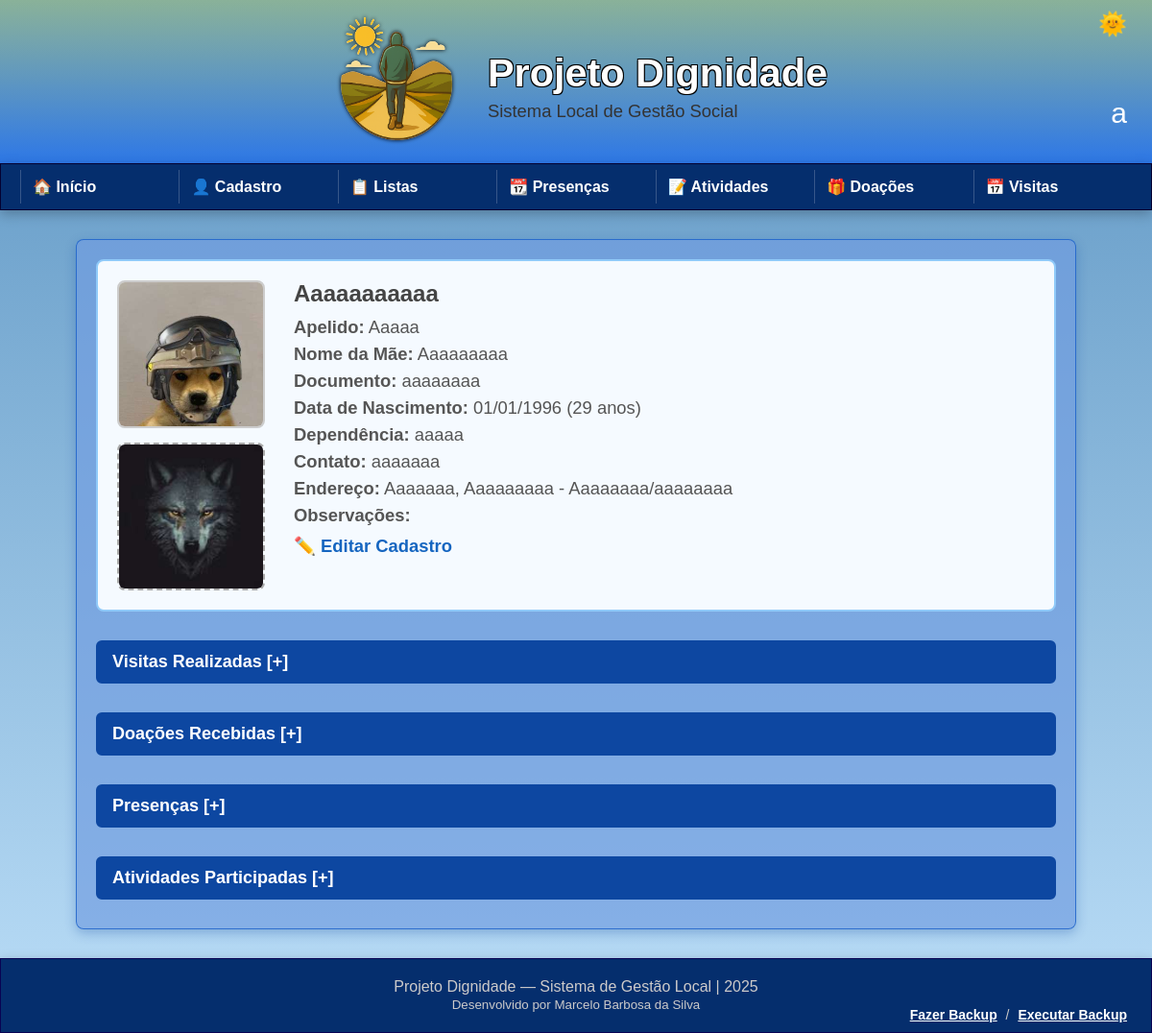
Screenshot of /pessoa/perfil/5 with the database file from the repository.
### tables this page shows
CREATE TABLE pessoas (
                id INTEGER PRIMARY KEY AUTOINCREMENT,
                nome TEXT NOT NULL,
                apelido TEXT,
                nome_mae TEXT,
                documento TEXT,
                data_nascimento TEXT,
                rua_numero TEXT,
                bairro TEXT,
                cidade TEXT,
                estado TEXT,
                dependencia TEXT,
                contato TEXT,
                observacoes TEXT,
                foto TEXT,
                naturalidade TEXT,
                familiares TEXT,
                tamanho_roupa TEXT,
                aptidoes TEXT,
                alergia TEXT,
                saude TEXT,
                alfabetizacao TEXT,
                foto_extra TEXT,
                termo_imagem INTEGER,
                primeiro_dia TEXT
            );

### rotas/pessoa/perfil.py (the view)
@pessoa_perfil.route("/pessoa/perfil/<int:pessoa_id>")
def perfil(pessoa_id):
    with conectar() as conn:
        cursor = conn.cursor()
        cursor.execute("SELECT * FROM pessoas WHERE id = ?", (pessoa_id,))
        dados = cursor.fetchone()
        if not dados:
            flash("Pessoa não encontrada.", "erro")
            return redirect(url_for("pessoa_listagem.lista_pessoas"))
        colunas = [desc[0] for desc in cursor.description]
        pessoa = dict(zip(colunas, dados))
        pessoa["data_nascimento"] = formatar_data(pessoa.get("data_nascimento", ""))
        pessoa["idade"] = calcular_idade(dados[colunas.index("data_nascimento")])
        cursor.execute("""
            SELECT v.id, v.data_visita, v.endereco, vol.nome AS responsavel, v.observacoes
            FROM visitas v
            LEFT JOIN visita_voluntarios vv ON vv.visita_id = v.id
            LEFT JOIN voluntarios vol ON vv.voluntario_id = vol.id
            WHERE v.beneficiario_id = ? AND v.beneficiario_tipo = 'pessoa'
            ORDER BY v.data_visita DESC
        """, (pessoa_id,))
        visitas = [(v[0], formatar_data(v[1]), v[2], v[3], v[4]) for v in cursor.fetchall()]
        cursor.execute("""
            SELECT id, tipo, origem, data, observacoes
            FROM doacoes
            WHERE destino_id = ? AND destino_tipo = 'pessoa'
            ORDER BY data DESC
        """, (pessoa_id,))
        doacoes = [{
            "id": d[0],
            "tipo": d[1],
            "origem": d[2],
            "data": formatar_data(d[3]),
            "observacoes": d[4],
            "url_editar": url_for("editar_saida.editar", doacao_id=d[0])
        } for d in cursor.fetchall()]
        data_inicio = request.args.get("data_inicio", "")
        data_fim = request.args.get("data_fim", "")
        query = """
            SELECT data FROM presenca
            WHERE beneficiario_id = ? AND beneficiario_tipo = 'pessoa'
        """
        params = [pessoa_id]
        if data_inicio:
            query += " AND date(data) >= date(?)"
            params.append(data_inicio)
        if data_fim:
            query += " AND date(data) <= date(?)"
            params.append(data_fim)
        query += " ORDER BY data DESC"
        cursor.execute(query, tuple(params))
        presencas = [{
            "data_original": row[0],
            "data_formatada": formatar_data(row[0])
        } for row in cursor.fetchall()]
        cursor.execute("""
            SELECT a.id, a.atividade, a.data, a.tema, a.responsavel, a.observacoes
            FROM atividades a
            JOIN atividade_participantes p ON a.id = p.atividade_id
            WHERE p.beneficiario_id = ? AND p.beneficiario_tipo = 'pessoa'
            ORDER BY a.data DESC
        """, (pessoa_id,))
        atividades = [(a[0], a[1], formatar_data(a[2]), a[3], a[4], a[5]) for a in cursor.fetchall()]
    return render_template(
        "pessoa/perfil.html",
        pessoa=pessoa,
        visitas=visitas,
        doacoes=doacoes,
        presencas=presencas,
        atividades=atividades
    )

### banco/conexao.py (called while the page is built)
def conectar():
    return sqlite3.connect("banco.db")

### rotas/utilidades/geral.py (called while the page is built)
def calcular_idade(data_nascimento):
    try:
        nascimento = datetime.strptime(data_nascimento, "%Y-%m-%d")
        hoje = datetime.today()
        return hoje.year - nascimento.year - ((hoje.month, hoje.day) < (nascimento.month, nascimento.day))
    except:
        return "—"

def formatar_data(data_str):
    try:
        return datetime.strptime(data_str, "%Y-%m-%d").strftime("%d/%m/%Y")
    except:
        return "—"

### templates/pessoa/perfil.html (shortened to what this page needs)
{% extends "base.html" %}
{% block conteudo %}
<div class="perfil-container">
  <div class="perfil-header">
    <div class="perfil-fotos">
      {% if pessoa.foto %}
      <img src="{{ url_for('static', filename=pessoa.foto) }}" alt="Foto do cadastro" class="perfil-foto">
      {% endif %}
      {% if pessoa.foto_extra %}
      <img src="{{ url_for('static', filename=pessoa.foto_extra) }}" alt="Foto adicional" class="perfil-foto-extra">
      {% endif %}
    </div>
    <div class="perfil-dados">
      <h2>{{ pessoa.nome }}</h2>
      <ul>
        <li><strong>Apelido:</strong> {{ pessoa.apelido }}</li>
        <li><strong>Nome da Mãe:</strong> {{ pessoa.nome_mae }}</li>
        <li><strong>Documento:</strong> {{ pessoa.documento }}</li>
        <li><strong>Data de Nascimento:</strong> {{ pessoa.data_nascimento }} ({{ pessoa.idade }} anos)</li>
        <li><strong>Dependência:</strong> {{ pessoa.dependencia }}</li>
        <li><strong>Contato:</strong> {{ pessoa.contato }}</li>
        <li><strong>Endereço:</strong> {{ pessoa.rua_numero }}, {{ pessoa.bairro }} - {{ pessoa.cidade }}/{{ pessoa.estado }}</li>
        <li><strong>Observações:</strong> {{ pessoa.observacoes }}</li>
      </ul>
      <a class="link-editar" href="{{ url_for('pessoa_editar.editar_pessoa', pessoa_id=pessoa.id) }}">✏️ Editar Cadastro</a>
    </div>
  </div>
  <h3 data-colapsar="secao_visitas" class="titulo-colapsar">Visitas Realizadas <span id="icone_visitas">[+]</span></h3>
  <h3 data-colapsar="secao_doacoes" class="titulo-colapsar">Doações Recebidas <span id="icone_doacoes">[+]</span></h3>
  <h3 data-colapsar="secao_presencas" class="titulo-colapsar">Presenças <span id="icone_presencas">[+]</span></h3>
  <h3 data-colapsar="secao_atividades" class="titulo-colapsar titulo-final">Atividades Participadas <span id="icone_atividades">[+]</span></h3>
</div>
{% endblock %}

### static/css/geral.css (style rules this page uses)
body { margin: 0; font-family: Arial, sans-serif; background-color: #ffffff; color: #333; background: linear-gradient(to bottom, #5d95c2, #baddf7); font-size: 1.15em; }
h2 { font-size: 1.3em; font-weight: bold; margin-bottom: 0.2em; color: #202124; }
h3 { color: #053d91; margin-bottom: 10px; }

### static/css/lista.css (style rules this page uses)
.link-editar { color: #1565c0; text-decoration: none; font-weight: bold; margin-right: 10px; }

### static/css/perfil.css (style rules this page uses)
.perfil-container { max-width: 1000px; margin: 30px auto; padding: 20px; background: #709de0ad; border: 1px solid #185ec7c9; border-radius: 8px; box-shadow: 0 4px 12px rgba(13, 71, 161, 0.3); font-family: Arial, sans-serif; }
.perfil-header { display: flex; gap: 30px; flex-wrap: wrap; margin-bottom: 20px; padding: 20px; border: 2px solid #90caf9; border-radius: 8px; background-color: #f5faff; }
.perfil-fotos { display: flex; gap: 15px; flex-direction: column; }
.perfil-foto, .perfil-foto-extra { width: 150px; height: 150px; object-fit: cover; border-radius: 8px; }
.perfil-foto { border: 2px solid #ccc; }
.perfil-foto-extra { border: 2px dashed #aaa; }
.perfil-dados { flex: 1; }
.perfil-dados h2 { margin-top: 0; font-size: 24px; color: #444; }
.perfil-dados ul { list-style: none; padding: 0; margin: 10px 0; }
.perfil-dados li { margin-bottom: 6px; color: #555; }
.titulo-colapsar { cursor: pointer; user-select: none; font-size: 18px; margin-top: 30px; margin-bottom: 10px; padding: 10px 15px; background-color: #0d47a1; color: white; border-radius: 6px; border: 2px solid #0d47a1; transition: background 0.2s ease, color 0.2s ease; }

### rows the page displays
pessoas: foto (picture), foto_extra (picture), nome "Aaaaaaaaaaa", apelido "Aaaaa", nome_mae "Aaaaaaaaa", documento "aaaaaaaa", data_nascimento "01/01/1996", dependencia "aaaaa", contato "aaaaaaa", rua_numero "Aaaaaaa", bairro "Aaaaaaaaa", cidade "Aaaaaaaa", estado "aaaaaaaa"

### other values shown
{{ pessoa.idade }} "29"
